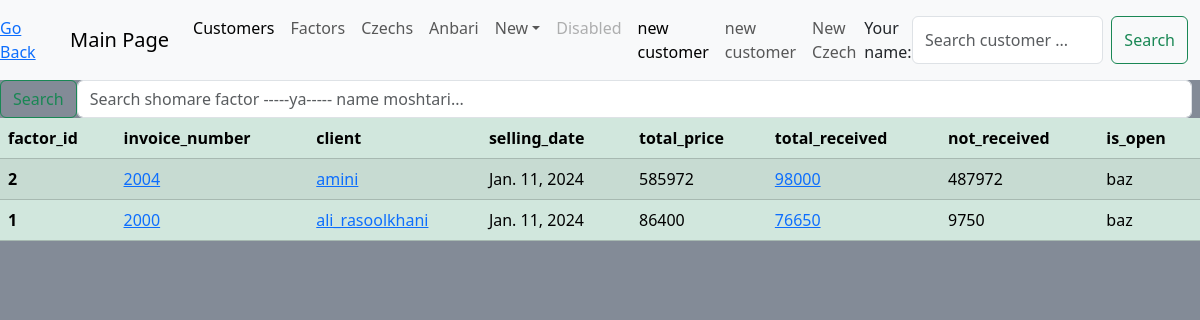
Screenshot of /factor/home/ with the database file from the repository.
### factor0/models.py (models this page shows, shortened)
class Invoice(models.Model):
    invoice_number = models.IntegerField(blank=True, null=True, default=2000, unique=True)
    client = models.ForeignKey(Client, on_delete=models.SET_NULL, null=True)
    amount = models.IntegerField(null=True, default=240)
    roll = models.ManyToManyField(Roll)
    received = models.ForeignKey(Received, on_delete=models.SET_NULL, blank=True, null=True)
    selling_date = models.DateField(auto_now_add=True)
    updated = models.DateField(auto_now=True)
    @property
    def total_price(self):
        if self.roll.exists():
            if self.roll.filter(material__in=['nil', 'bangal']).exists():
                total_pricee = sum(roll.weight * (self.amount or 0) for roll in self.roll.all())
            else:
                total_pricee = sum(roll.meter * (self.amount or 0) for roll in self.roll.all())
        else:
            total_pricee = 0
        return total_pricee
    @property
    def not_received(self):
        total_received = self.received.total_received if self.received else 0
        remaining = self.total_price - total_received
        return remaining or 0
    @property
    def is_open(self):
        if self.not_received == 0:
            return "baste"
        else:
            return "baz"
    class Meta:
        ordering = ['-invoice_number', ]
        verbose_name_plural = "Invoices"

class Roll(models.Model):
    material = models.CharField(max_length=16, default='nil-bangal')
    dyeing = models.CharField(max_length=30, default='sooper_derakhshan')
    weight = models.FloatField(blank=True, null=True)
    meter = models.IntegerField(null=True, default=120)
    used_in_invoice = models.BooleanField(default=False, null=True)
    class Meta:
        ordering = ['-material', '-weight', '-meter', ]
        verbose_name_plural = "Rolls"

### customer0/models.py (models this page shows, shortened)
class Client(models.Model):
    name = models.CharField(max_length=50, unique=True)
    national_code = models.CharField(max_length=16, blank =True, null = True, unique=True)
    phonr_number = models.CharField(max_length=16, unique=True)
    address = models.TextField()
    creditـlimit = models.CharField(max_length=16)
    class Meta:
        ordering = ['name', ]
        verbose_name_plural = "Clients"
    def __str__(self) -> str:
        return self.name[0:50]

### chek0/models.py (models this page shows, shortened)
class Received(models.Model):
    chek = models.ManyToManyField(Czech, blank=True)
    cash = models.IntegerField(blank=True, null=True)
    date = models.DateField(auto_now_add=True)
    updated = models.DateField(auto_now=True)
    @property
    def total_received(self):
        total_price = sum(int(t.amount) or 0 for t in self.chek.all())
        total_cash = self.cash or 0
        total = total_price + total_cash
        return total or 0

class Czech(models.Model):
    chec_bearer = models.ForeignKey(Client, null=True, on_delete=models.SET_NULL)
    check_book = models.IntegerField(unique=True)
    sayad = models.CharField(max_length=16, unique=True)
    dueـdate = models.CharField(max_length=15)
    amount = models.CharField(max_length=20)
    national_code = models.CharField(max_length=20, unique=True)
    destination = models.CharField(max_length=100, null=True, blank=True)
    dueـdate = models.DateField(auto_now_add=True)
    updated = models.DateField(auto_now=True)
    holder = models.CharField(max_length=100, null=True, blank=True)
    class RegistereChoice(models.TextChoices):
        Yes = 'yes'
        No = 'no'
    is_registered = models.CharField(max_length=16, choices =RegistereChoice, default=RegistereChoice.No)
    class Meta:
        ordering = ['-check_book', ]
    check_photo = models.ImageField( blank=True, null=True, upload_to="chekha")

### factor0/views.py (the view)
# urls.py: path('home/', views.kole_factor_ha, name='home'),
def kole_factor_ha(request):
    factor_ha = Invoice.objects.all()
    q_factor = request.GET.get("q_factor") if request.GET.get("q_factor") else ''
    factors = factor_ha.filter(Q(invoice_number__icontains=q_factor)|Q(client__name__icontains=q_factor))
    content = ({'factors': factors })
    return render(request, 'factor0/home.html', content)

### factor0/templates/factor0/home.html (shortened to what this page needs)
{% extends 'main.html' %}
{% block content %}
<table class="table table-success table-striped">
    <thead>
      <tr>
        <th scope="col">factor_id</th>
        <th scope="col">invoice_number</th>
        <th scope="col">client </th>
        <th scope="col">selling_date </th>
        <th scope="col">total_price</th>
        <th scope="col">total_received</th>
        <th scope="col">not_received</th>
        <th scope="col">is_open</th>
      </tr>
    </thead>
    <tbody>
        {% for factor in factors %}
        <tr>
            <th scope="row">{{factor.id}}</th>
            <td><a href = "{% url 'factor:profile' factor.id %}" > {{factor.invoice_number}} </td>
            <td><a href = "{% url 'customer:profile' factor.client.id %}" > {{factor.client}} </td>
            <td>{{factor.selling_date}}</td>
            <td>{{factor.total_price}}</td>
            <td>
                <a href = "{% url 'chek:daryafti_profile' factor.id %}" > {{factor.received.total_received}} </td>
            <td>{{factor.not_received}}</td>
            <td>{{factor.is_open}}</td>
        </tr>
        {% endfor %}
    </tbody>
</table>
{% endblock content %}

### rows the page displays
Invoice: id "2", invoice_number "2004", client "amini", selling_date "Jan. 11, 2024", total_price "585972", received.total_received "98000", not_received "487972", is_open "baz"
Invoice: id "1", invoice_number "2000", client "ali_rasoolkhani", selling_date "Jan. 11, 2024", total_price "86400", received.total_received "76650", not_received "9750", is_open "baz"
